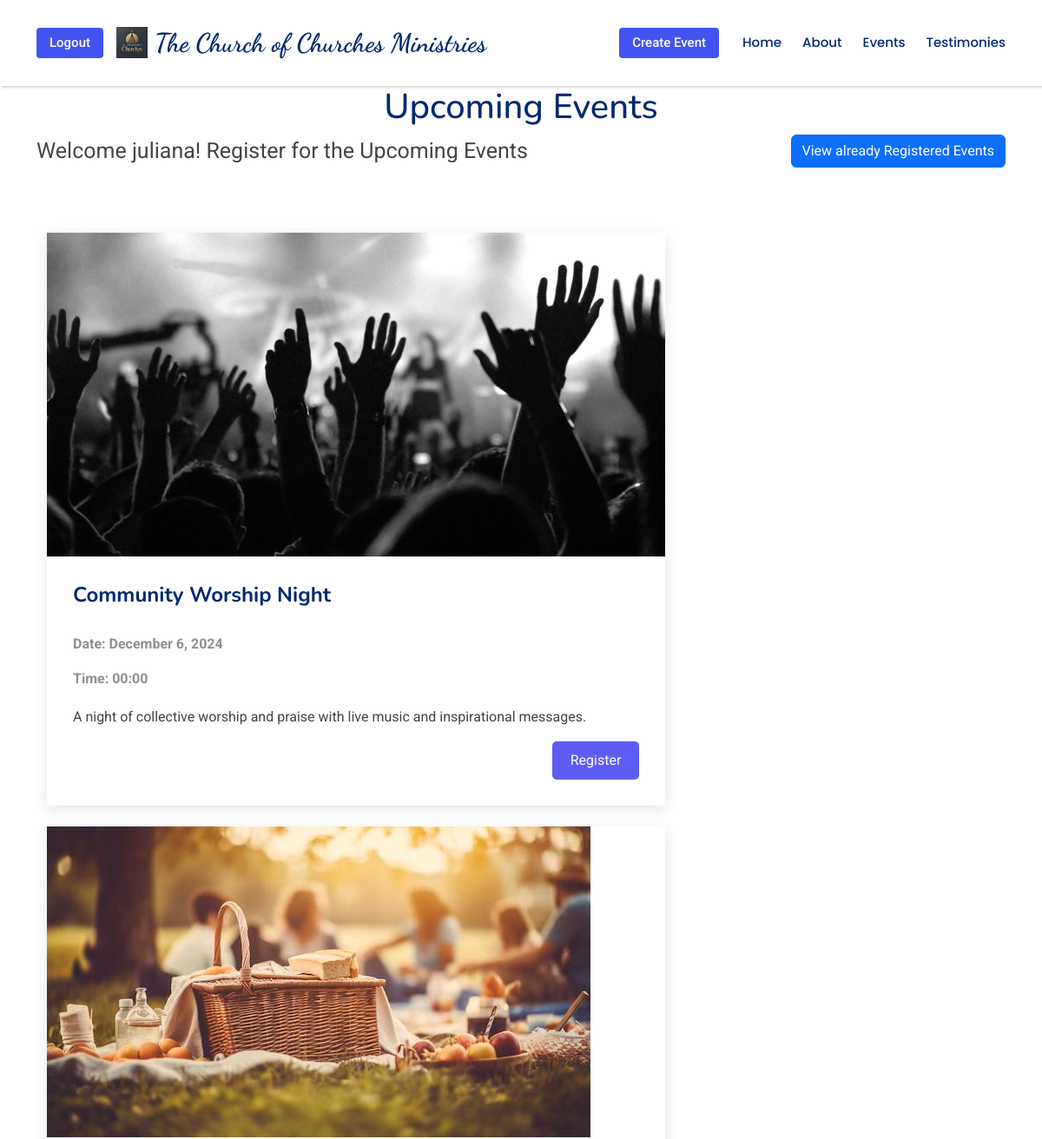
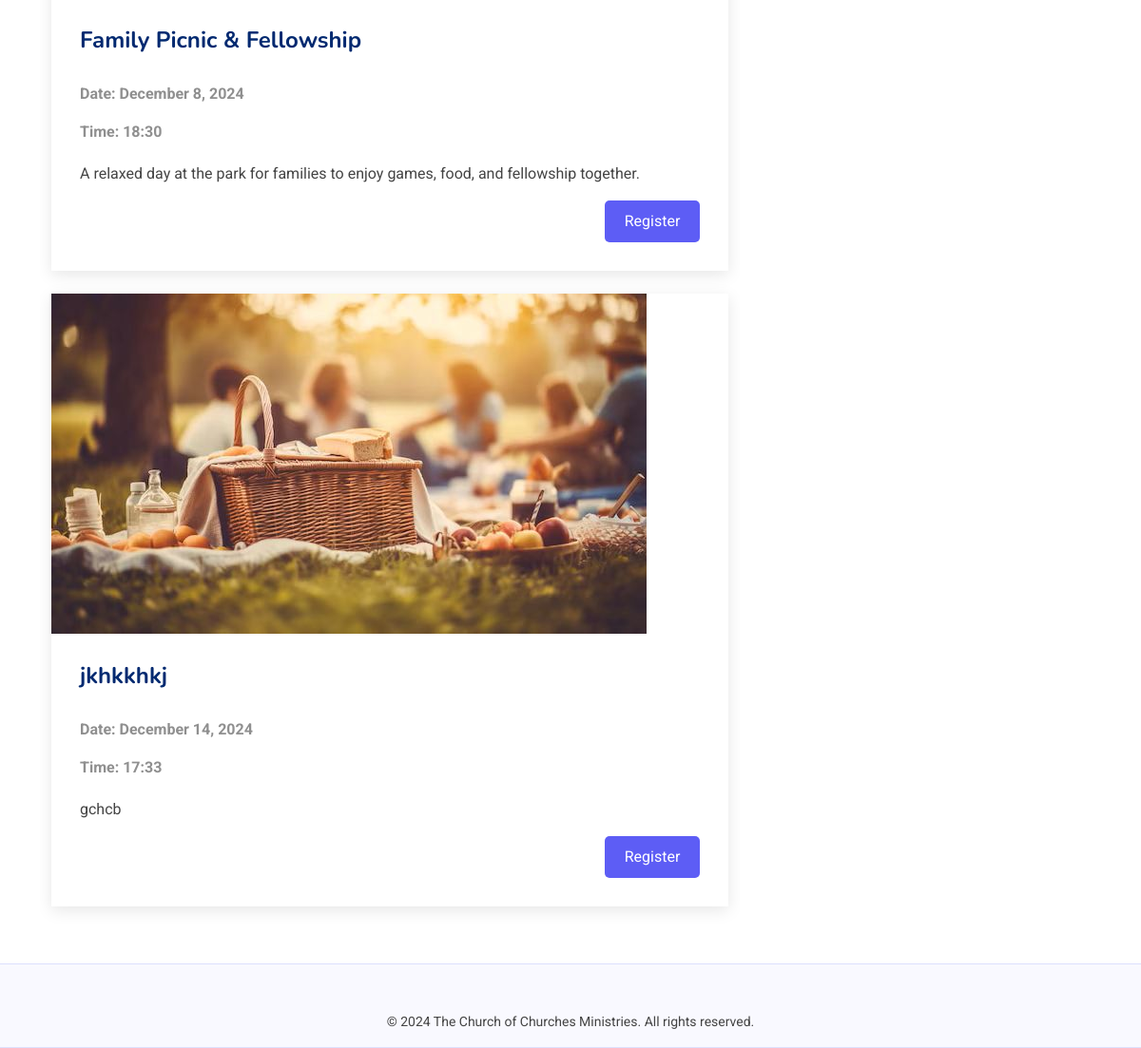
Page /events/ (signed in) on the committed database (2 pictures, top to bottom).
### events/models.py (models this page shows, shortened)
class CustomUser (AbstractUser):
	is_admin = models.BooleanField(default=False)

class Event(models.Model):
	title = models.CharField(max_length=300)
	description = models.TextField()
	date_time =models.DateTimeField()
	image = models.ImageField(upload_to='event_flyers/', blank=True, null=True)
	created_by = models.ForeignKey(
		settings.AUTH_USER_MODEL, on_delete= models.CASCADE, related_name='created_events'
	)

### events/views.py (the view)
# urls.py: path("events/",views.events_list, name="event_list"),
def events_list(request):
	events = Event.objects.all()
	if request.user.is_authenticated:
		registered_events = Registration.objects.filter(user=request.user)
	else:
		registered_events = []
	return render(request, "events/event_list.html",{"events":events,'registered_events': registered_events})

### events/templates/events/event_list.html (shortened to what this page needs)
<!DOCTYPE html>
{% load static %}
<html lang="en">
	<head>
		<link href="{% static 'events/vendor/bootstrap/css/bootstrap.min.css' %}" rel="stylesheet">
		<link href="{% static 'events/vendor/bootstrap-icons/bootstrap-icons.css' %}" rel="stylesheet">
		<link href="{% static 'events/vendor/aos/aos.css' %}" rel="stylesheet">
		<link href="{% static 'events/vendor/glightbox/css/glightbox.min.css' %}" rel="stylesheet">
		<link href="{% static 'events/vendor/swiper/swiper-bundle.min.css' %}" rel="stylesheet">
		<link href="{% static 'events/css/main.css' %}" rel="stylesheet">
		<link rel="stylesheet" href="{% static 'events/css/home.css' %}">
	</head>
	<body>
		<header>
			<header id="header" class="header d-flex align-items-center sticky-top">
				<div class="container-fluid container-xl position-relative d-flex align-items-center">
				  <a href="index.html" class="logo d-flex align-items-center me-auto">
					<img src="{% static 'events/img/church-logo.webp' %}" alt="">
					<h1 class="church-name">The Church of Churches Ministries</h1>
				  </a>
				  <nav id="navmenu" class="navmenu">
						<ul>
							<li>
								<a href="{% url 'home' %}">
									Home<br>
								</a>
							</li>
							<li>
								<a href="#about">
									About
								</a>
							</li>
							<li>
								<a href="#Events">
									Events
								</a>
							</li>
							<li>
								<a href="#services">
									Testimonies
								</a>
							</li>
						</ul>
				  </nav>
				  {% if user.is_authenticated %}
				  	<a class="btn-getstarted flex-md-shrink-0" href="{% url 'create_event' %}">Create Event</a>
						<form action="{% url 'logout' %}" method="post" style="display: inline;">
							<button type="submit" class="btn-getstarted flex-md-shrink-0 logout-button">Logout</button>
						</form>
				  {% else %}
				  <a class="btn-getstarted flex-md-shrink-0" href="{% url 'login' %}">Login</a>
				  <a class="btn-getstarted flex-md-shrink-0" href="{% url 'signup' %}">SignUp</a>
				  {% endif %}
				</div>
			  </header>
		</header>
		<main class="main">
			<div class="container">
				<div class="row">
				  <div class="events-title">
					  <h1>Upcoming Events</h1>
					  {% if user.is_authenticated %}
					  <div class="registration-welcome">
					      <p>Welcome {{ user.username }}! Register for the Upcoming Events</p>
						  <div>
							<a href="{% url 'registered_events' %}" class="btn btn-primary">View already Registered Events</a>
						  </div>
					  </div>
				      {% else %}
					      <p>Hello, guest! Please <a href="{% url 'login' %}">log in</a> or <a href="{% url 'signup' %}">sign up</a> to Register for Upcoming Events
						  </p></p>
				      {% endif %}
				  </div>
					<div class="col-lg-8">
						<section id="blog-posts" class="blog-posts section">
							<div class="container">
								<div class="row gy-4">
									{% for event in events %}
										<div class="col-12">
											<article>
												<div class="post-img">
													<img src="{{ event.image.url }}" alt="" class="img-fluid">
												</div>
												<h2 class="title">
													{{event.title}}
												</h2>
												<div class="meta-top">
													<p>
														<b>
															Date: {{ event.date_time|date:"F j, Y" }}
														</b>
													</p>
													<p>
														<b>
														Time: {{ event.date_time|time:"H:i" }}
														</b>
													</p>
												</div>
												<div class="content">
													<p>
														{{ event.description }}
													</p>
														{% if user.is_authenticated %}
														<div class="read-more">
															<form action="{% url 'register_event' event.id %}">
																<button  type="submit" class="register-button" >Register</button>
															</form>
														</div>
													{% endif %}
												</div>
											</article>
										</div>
									{% endfor %}
								</div>
							</div>
						</section>
					</div>
				</div>
			</div>
		</main>
		<footer id="footer" class="footer">
			<div class="footer-newsletter">
			  <div class="container">
				<div class="row justify-content-center text-center">
				   <div class="col-lg-6">
					 <p>
						© 2024 The Church of Churches Ministries. All rights reserved.
					 </p>
					</div>
				</div>
			</div>
		</footer>
	</body>
</html>

### events/static/events/css/main.css (style rules this page uses)
:root { --default-font: "Roboto", system-ui, -apple-system, "Segoe UI", Roboto, "Helvetica Neue", Arial, "Noto Sans", "Liberation Sans", sans-serif, "Apple Color Emoji", "Segoe UI Emoji", "Segoe UI Symbol", "Noto Color Emoji"; --heading-font: "Nunito", sans-serif; --nav-font: "Poppins", sans-serif; }
:root { --background-color: #ffffff; --default-color: #444444; --heading-color: #012970; --accent-color: #4154f1; --surface-color: #ffffff; --contrast-color: #ffffff; }
:root { --nav-color: #012970; --nav-hover-color: #4154f1; --nav-mobile-background-color: #ffffff; --nav-dropdown-background-color: #ffffff; --nav-dropdown-color: #212529; --nav-dropdown-hover-color: #4154f1; }
:root { scroll-behavior: smooth; }
body { color: var(--default-color); background-color: var(--background-color); font-family: var(--default-font); }
a { color: var(--accent-color); text-decoration: none; transition: 0.3s; }
h1, h2, h3, h4, h5, h6 { color: var(--heading-color); font-family: var(--heading-font); }
.header { color: var(--default-color); background-color: var(--background-color); padding: 20px 0; transition: all 0.5s; z-index: 997; box-shadow: 2px 2px 2px rgba(0,0,0,0.15); }
.header .logo { line-height: 1; }
.header .logo img { max-height: 36px; margin-right: 8px; }
.header .logo h1 { font-size: 30px; margin: 0; font-weight: 700; color: var(--heading-color); }
.header .btn-getstarted, .header .btn-getstarted:focus { color: var(--contrast-color); background: var(--accent-color); font-size: 15px; padding: 8px 25px; margin: 0 0 0 30px; border-radius: 4px; transition: 0.3s; font-weight: 500; }
@media (max-width: 1200px) { .header .logo { order: 1; } }
@media (max-width: 1200px) { .header .btn-getstarted { order: 2; margin: 0 15px 0 0; padding: 6px 15px; } }
@media (max-width: 1200px) { .header .navmenu { order: 3; } }
@media (min-width: 1200px) { .navmenu { padding: 0; } }
@media (min-width: 1200px) { .navmenu ul { margin: 0; padding: 0; display: flex; list-style: none; align-items: center; } }
@media (min-width: 1200px) { .navmenu li { position: relative; } }
@media (min-width: 1200px) { .navmenu a, .navmenu a:focus { color: var(--nav-color); padding: 18px 12px; font-size: 15px; font-family: var(--nav-font); font-weight: 500; display: flex; align-items: center; justify-content: space-between; white-space: nowrap; transition: 0.3s; } }
@media (min-width: 1200px) { .navmenu li:last-child a { padding-right: 0; } }
.footer { color: var(--default-color); background-color: var(--background-color); font-size: 14px; position: relative; }
.footer .footer-newsletter { background-color: color-mix(in srgb, var(--accent-color), transparent 97%); border-top: 1px solid color-mix(in srgb, var(--accent-color), transparent 85%); border-bottom: 1px solid color-mix(in srgb, var(--accent-color), transparent 85%); padding-top: 50px; padding-right: 0px; padding-left: 0px; padding-bottom: 0px; }
section, .section { color: var(--default-color); background-color: var(--background-color); padding: 60px 0; scroll-margin-top: 98px; overflow: clip; }
.blog-posts article { background-color: var(--surface-color); box-shadow: 0 4px 16px rgba(0, 0, 0, 0.1); padding: 30px; height: 100%; }
.blog-posts .post-img { max-height: 440px; margin: -30px -30px 0 -30px; overflow: hidden; }
.blog-posts .title { font-size: 24px; font-weight: 700; padding: 0; margin: 30px 0; }
.blog-posts .meta-top { margin-top: 20px; color: color-mix(in srgb, var(--default-color), transparent 40%); }
.blog-posts .content { margin-top: 20px; }
.blog-posts .content .read-more { text-align: right; }

### events/static/events/css/home.css (style rules this page uses)
.church-name { color:green; font-family: "Dancing Script" }
.events-title h1 { display: flex; justify-content: center; }
.events-title p { font-size: 25px; }
.logout-button { border:none; }
.register-button { width:100px; padding:10px 20px 10px 20px; background-color: rgb(93, 93, 245); border: none; border-radius: 5px; color:white; }
.registration-welcome { display: flex; flex-direction: row; justify-content: space-between; }

### rows in the picture
CustomUser: username "juliana"
Event: image (picture), title "Community Worship Night", date_time "December 6, 2024", date_time "00:00", description "A night of collective worship and praise with live music and inspirational messages."
Event: image (picture), title "Family Picnic & Fellowship", date_time "December 8, 2024", date_time "18:30", description "A relaxed day at the park for families to enjoy games, food, and fellowship together."
Event: image (picture), title "jkhkkhkj", date_time "December 14, 2024", date_time "17:33", description "gchcb"
